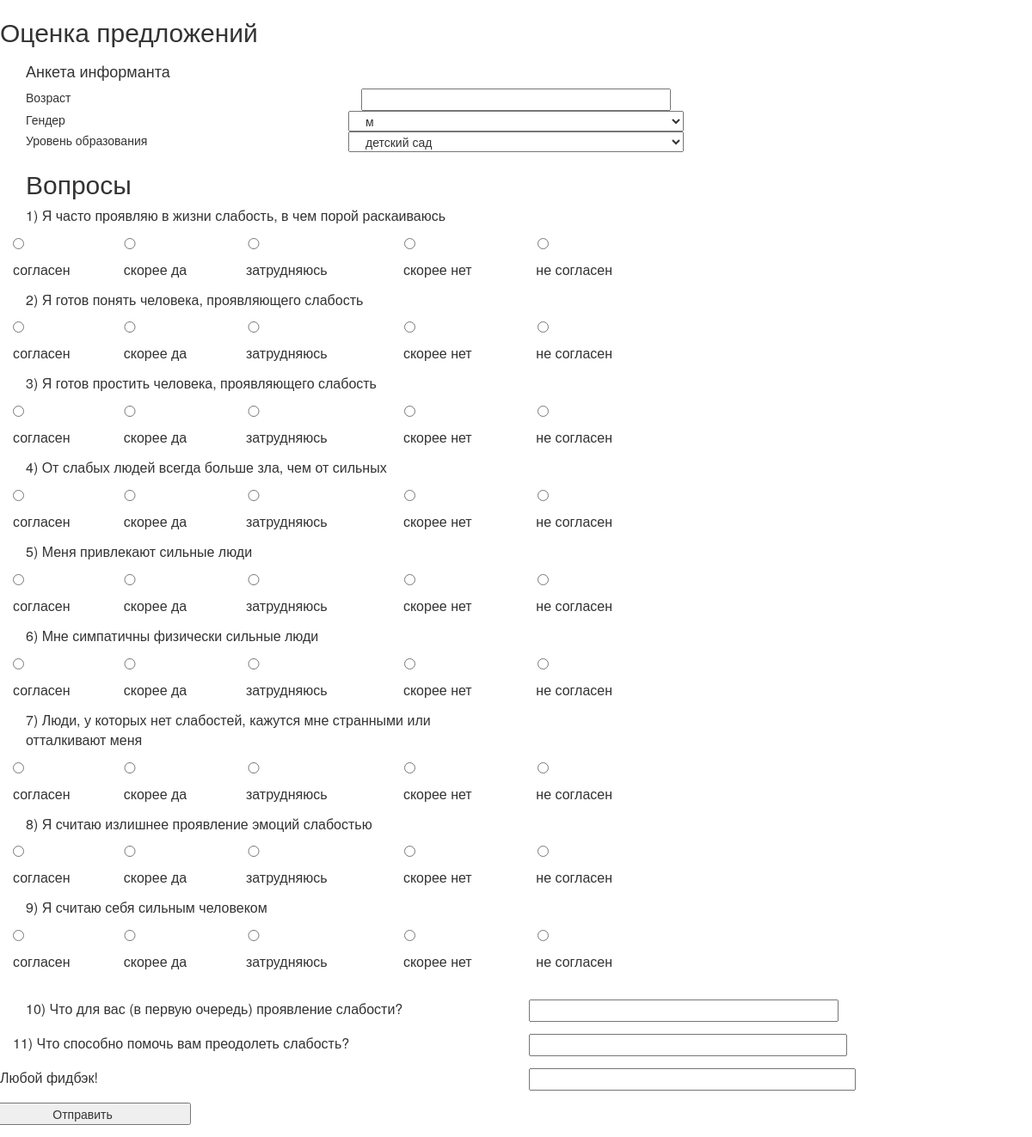
Screenshot of /questions with the database file from the repository.
### main.py (models this page shows)
class Questions(db.Model):
    __tablename__ = 'questions'
    id = db.Column(db.Integer, primary_key=True)
    text = db.Column(db.Text)

### main.py (the view)
@app.route('/questions')
def question_page():
    questions = Questions.query.all()[:-3]
    return render_template(
        'questions.html',
        questions=questions
    )

### templates/questions.html (shortened to what this page needs)
<html>
	<head>
		  <link rel="stylesheet" href="https://maxcdn.bootstrapcdn.com/bootstrap/3.4.0/css/bootstrap.min.css">
	</head>
	<body>
		<h2>Оценка предложений</h2>
		<form class="container" action="/process">
			<h4>Анкета информанта</h4>
			<div class="row">
				<div class="col-md-4">Возраст</div>
				<div class="col-md-4"><input type="number" name="age"></div>
			</div>
			<div class="row">
				<div class="col-md-4">Гендер</div>
				<select name="gender" class="col-md-4">
					<option value="male">м</option>
				</select>
			</div>
			<div class="row">
				<div class="col-md-4">Уровень образования</div>
				<select name="education" class="col-md-4">
					<option value="kindergarten">детский сад</option>
				</select>
			</div>
			 <h2>Вопросы</h2>
            {% for question in questions %}
          <div class="row">
            <p class="col-md-6">{{question.text}}</p>
          <table class="col-md-8">
            <tr>
              <td><input class="radio" type="radio" name="q{{ question.id }}" value=5></td>
              <td><input class="radio" type="radio" name="q{{ question.id }}" value=4></td>
              <td><input class="radio" type="radio" name="q{{ question.id }}" value=3></td>
              <td><input class="radio" type="radio" name="q{{ question.id }}" value=2></td>
              <td><input class="radio" type="radio" name="q{{ question.id }}" value=1></td>
            </tr>
            <tr>
              <td>согласен</td>
              <td>скорее да</td>
              <td>затрудняюсь </td>
              <td>скорее нет</td>
              <td>не согласен</td>
            </tr>
          </table>
		  </div>
            {% endfor %}
			<br>
			<div class="row">
				<p class="col-md-6">10) Что для вас (в первую очередь) проявление слабости?</p>
				<div class="col-md-4"><input type="text" name=q10></div>
			<br>
			<br>
			<div class="row">
				<p class="col-md-6">11) Что способно помочь вам преодолеть слабость?</p>
				<div class="col-md-4"><input type="text" name=q11></div>
			<br>
			<br>
			<div class="row">
				<p class="col-md-6">Любой фидбэк!</p>
				<div class="col-md-4"><input type="text" name=q12></div>
			<br>
			<br>
			<div class="row">
				<input class="submit" type="submit" name="submit" value="Отправить">
			</div>
		</form>
	</body>
</html>

### templates/questions.html (style rules this page uses)
input { width: 100% }
input.radio { width: 10% }
input.submit { width: 20% }
select { width: 100% }
table { line-height: 300% }
p { font-size:16px }

### rows the page displays
Questions: text "1) Я часто проявляю в жизни слабость, в чем порой раскаиваюсь"
Questions: text "2) Я готов понять человека, проявляющего слабость"
Questions: text "3) Я готов простить человека, проявляющего слабость"
Questions: text "4) От слабых людей всегда больше зла, чем от сильных"
Questions: text "5) Меня привлекают сильные люди"
Questions: text "6) Мне симпатичны физически сильные люди"
Questions: text "7) Люди, у которых нет слабостей, кажутся мне странными или отталкивают меня"
Questions: text "8) Я считаю излишнее проявление эмоций слабостью"
Questions: text "9) Я считаю себя сильным человеком"
